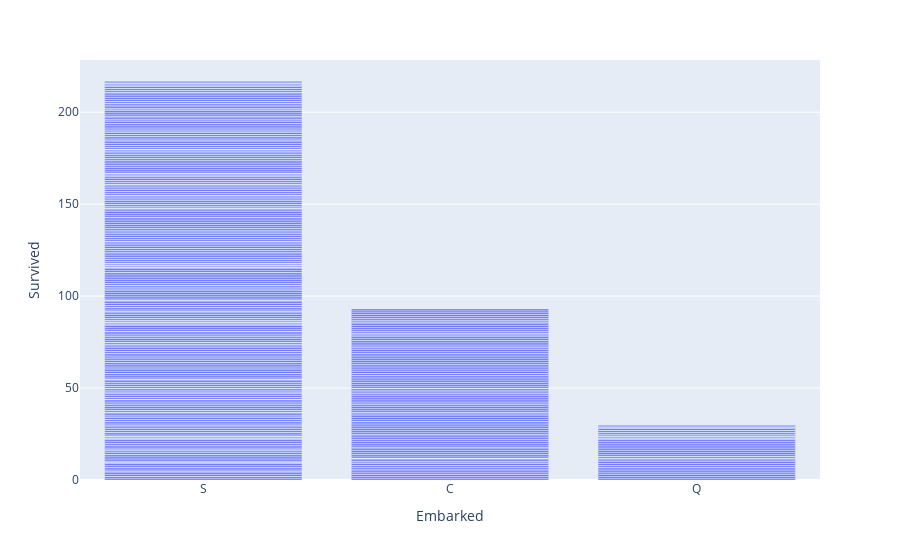

Here is the notebook cell this chart was saved with:
### Markdown cell above
## [1-4]==[0--3]的存活率最高

### Code cell
#登录地方对生存的影响
#t条形图
fig9=express.bar(data_frame=train_data,x="Embarked",y="Survived",orientation="v")
fig9.show()

### Figure 1 — Plotly figure (JSON) as saved in the notebook; plotly's stock layout.template omitted (floating-point values rounded to 4 significant figures; data arrays with more than 128 entries replaced by an {"elided": "..."} marker saying what was removed)
{"data": [{"alignmentgroup": "True", "hovertemplate": "Embarked=%{x}<br>Survived=%{y}<extra></extra>", "legendgroup": "", "marker": {"color": "#636efa", "pattern": {"shape": ""}}, "name": "", "offsetgroup": "", "orientation": "v", "showlegend": false, "textposition": "auto", "type": "bar", "x": {"elided": "891 str values"}, "xaxis": "x", "y": {"elided": "891 int values"}, "yaxis": "y"}], "layout": {"barmode": "relative", "legend": {"tracegroupgap": 0}, "margin": {"t": 60}, "xaxis": {"anchor": "y", "domain": [0, 1], "title": {"text": "Embarked"}}, "yaxis": {"anchor": "x", "domain": [0, 1], "title": {"text": "Survived"}}}}
